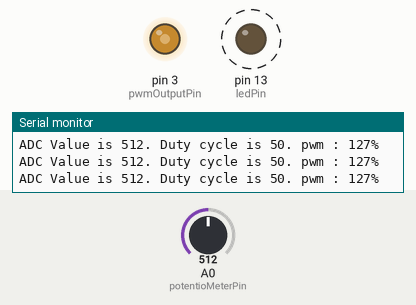
This sketch was run on a simulated Arduino Uno, built with avr-gcc and run on an emulated ATmega328P. On the bench: output pins drawn as LEDs (lit = HIGH), the last lines printed to the serial monitor. Dashed ring = blinking. The inputs (shaded band) are chosen by the test bench; at power-on: A0 (potentioMeterPin) = 512.

Above: at 1.2 s.
1.3 s: A0 (potentioMeterPin) set to 716
At 1.6 s:
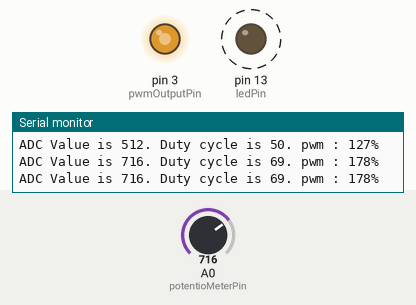
4.3 s: A0 (potentioMeterPin) set to 411
7.3 s: A0 (potentioMeterPin) set to 386
At 7.69 s:
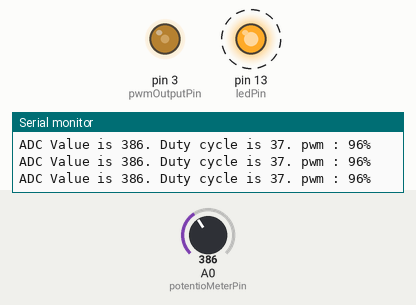
10.3 s: A0 (potentioMeterPin) set to 0
At 11.7 s:
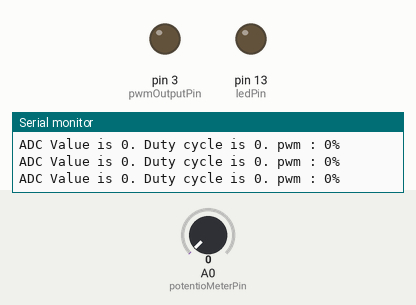
12.0 s: A0 (potentioMeterPin) set to 122
At 12.72 s:
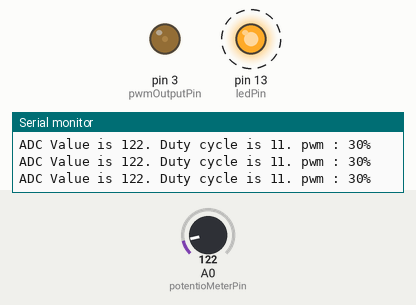
15.0 s: A0 (potentioMeterPin) set to 981
At 15.33 s:
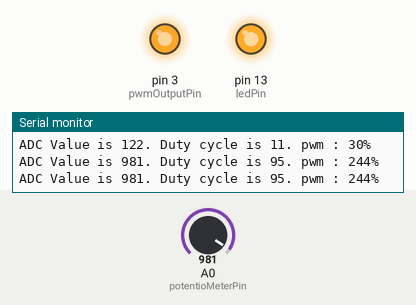
18.0 s: A0 (potentioMeterPin) set to 1012
At 18.31 s:
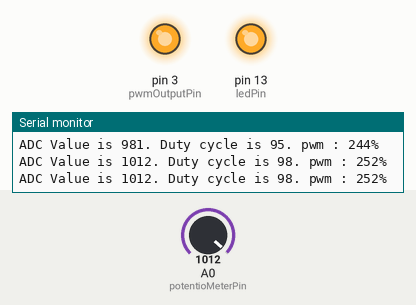
Timing chart, 0 to 21.0 s (numbered marks = the images above; inputs shaded):
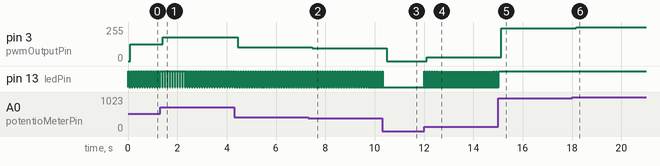

Measured:
- after the input at 1.3 s, pin 3 (pwmOutputPin): 127/255 → 178/255 after 0.11 s
- after the input at 4.3 s, pin 3 (pwmOutputPin): 178/255 → 102/255 after 0.14 s
- after the input at 7.3 s, pin 3 (pwmOutputPin): 102/255 → 96/255 after 0.17 s
- after the input at 10.3 s, pin 3 (pwmOutputPin): 96/255 → 0/255 after 0.20 s; pin 13 (ledPin): goes on until 10.3 s, then stays LOW
- after the input at 12.0 s, pin 3 (pwmOutputPin): 0/255 → 30/255 after 0.11 s; pin 13 (ledPin): alternates HIGH for 0.01 s and LOW for 0.09 s, starting at once
- after the input at 15.0 s, pin 3 (pwmOutputPin): 30/255 → 244/255 after 0.14 s; pin 13 (ledPin): goes on until 15.0 s, then stays HIGH
- after the input at 18.0 s, pin 3 (pwmOutputPin): 244/255 → 252/255 after 0.17 s
- by itself, pin 13 (ledPin): alternates HIGH for 0.04 s and LOW for 0.06 s

The sketch:

ex_6_1_start.ino
```cpp
/*
 예제 6.1
 포텐쇼미터 입력
 */

// 0번 아날로그핀을 포텐쇼미터 입력으로 설정한다.
const int potentioMeterPin = 0;

//13번 핀에 연결되어 있는 내장 LED를 출력으로 사용한다.
const int ledPin = 13;
const int pwmOutputPin =3;
void setup() {
// 13번 핀을 출력으로 설정한다. 아날로그 입력핀은 설정이 불필요하다.
  pinMode(ledPin, OUTPUT);
// 시리얼 통신을 설정한다.
  Serial.begin(9600);
}

void loop(){

  int adcValue; // 실제 센서로부터 읽은 값 (0~1023)
  int duty;     // LED 점멸 주기 (0~100%)
  int pwm;
// 포텐쇼미터 값을 읽는다.
  adcValue =analogRead(potentioMeterPin);
// 포텐쇼미터 값을 0~100의 범위로 변경한다.
  duty = map(adcValue, 0, 1023, 0, 100);

// LED를 duty ms 만큼 점등한다.
  digitalWrite(ledPin, HIGH);
  delay(duty);

// 나머지 시간에는 소등시킨다.
  digitalWrite(ledPin, LOW);
  delay(100-duty);

// 시리얼 통신으로 ADC 값과 Duty를 출력한다.
  pwm = map(adcValue, 0, 1023, 0, 255);
  analogWrite(pwmOutputPin,pwm);
  Serial.print("ADC Value is ");
  Serial.print(adcValue);
  Serial.print(". Duty cycle is ");
  Serial.print(duty);
  Serial.print(". pwm : ");
  Serial.print(pwm);
  Serial.println("%");
}
```
